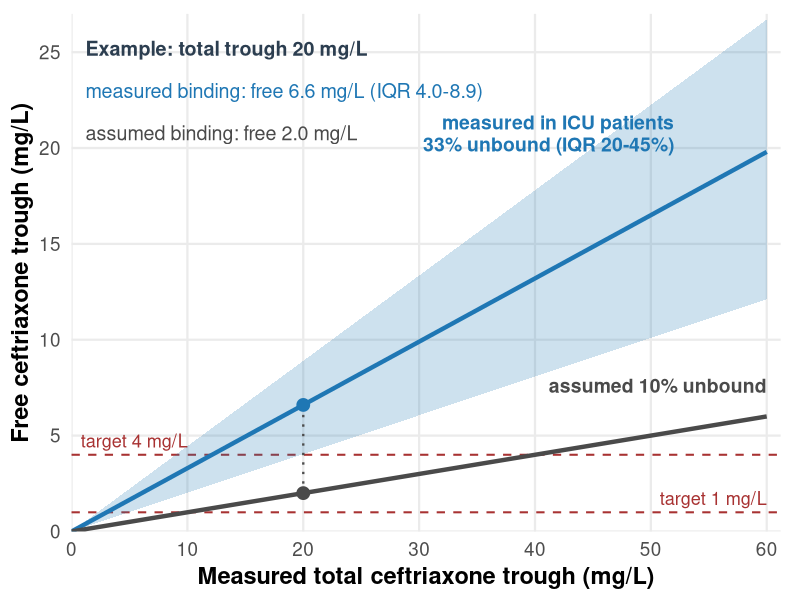

The R source for this figure:
# =============================================================================
# Same total ceftriaxone trough, different free trough: what a fixed unbound
# fraction hides. Pure arithmetic on published summary statistics:
#   fixed fu = 10 %  (mid-point of published binding 83-96 %, tabulated in Wong 2013)
#   ICU fu   = 33.0 % median, IQR 20.2-44.5 % (Schleibinger 2015, BJCP, n = 20)
#   Targets: unbound trough > 1 and > 4 mg/L (targets used by Gijsen 2021)
# Simplification: fu is treated as concentration-independent within a patient;
# ceftriaxone binding is saturable, so true fu rises further at high totals.
# =============================================================================
suppressPackageStartupMessages({library(dplyr); library(ggplot2)})

col_meas <- "#1f77b4"; col_ref <- "#4a4a4a"; col_tgt <- "#a83232"
df <- tibble(total = seq(0, 60, by = 0.5)) |>
  mutate(fixed = 0.10 * total, med = 0.330 * total,
         lo = 0.202 * total, hi = 0.445 * total)
ex <- 20   # worked example: total trough 20 mg/L

p <- ggplot(df, aes(total)) +
  geom_hline(yintercept = c(1, 4), linetype = "dashed", color = col_tgt, linewidth = 0.7) +
  annotate("text", x = 60, y = 1.75, label = "target 1 mg/L", hjust = 1, color = col_tgt, size = 4.6) +
  annotate("text", x = 0.8, y = 4.75, label = "target 4 mg/L", hjust = 0, color = col_tgt, size = 4.6) +
  geom_ribbon(aes(ymin = lo, ymax = hi), fill = col_meas, alpha = 0.22) +
  geom_line(aes(y = med), color = col_meas, linewidth = 1.5) +
  geom_line(aes(y = fixed), color = col_ref, linewidth = 1.5) +
  annotate("segment", x = ex, xend = ex, y = 0.10 * ex, yend = 0.330 * ex,
           linetype = "dotted", color = "grey30", linewidth = 0.8) +
  annotate("point", x = ex, y = 0.10 * ex, color = col_ref, size = 4) +
  annotate("point", x = ex, y = 0.330 * ex, color = col_meas, size = 4) +
  annotate("text", x = 1.2, y = 25.2, hjust = 0, size = 5.0, color = "#2c3e50", fontface = "bold",
           label = sprintf("Example: total trough %d mg/L", ex)) +
  annotate("text", x = 1.2, y = 23.0, hjust = 0, size = 5.0, color = col_meas,
           label = sprintf("measured binding: free %.1f mg/L (IQR %.1f-%.1f)", 0.330 * ex, 0.202 * ex, 0.445 * ex)) +
  annotate("text", x = 1.2, y = 20.8, hjust = 0, size = 5.0, color = col_ref,
           label = sprintf("assumed binding: free %.1f mg/L", 0.10 * ex)) +
  annotate("text", x = 52, y = 0.330 * 52 + 3.6, hjust = 1, size = 4.9, color = col_meas, fontface = "bold",
           label = "measured in ICU patients\n33% unbound (IQR 20-45%)", lineheight = 0.95) +
  annotate("text", x = 60, y = 7.6, hjust = 1, size = 4.9, color = col_ref, fontface = "bold",
           label = "assumed 10% unbound") +
  scale_x_continuous(breaks = seq(0, 60, 10), expand = expansion(mult = c(0, 0.02))) +
  scale_y_continuous(breaks = seq(0, 25, 5), limits = c(0, 27), expand = c(0, 0)) +
  labs(x = "Measured total ceftriaxone trough (mg/L)",
       y = "Free ceftriaxone trough (mg/L)") +
  theme_minimal(base_size = 17) +
  theme(panel.grid.minor = element_blank(),
        axis.title = element_text(face = "bold"), plot.margin = margin(10, 14, 8, 8))

ggsave("figures/total_to_free_trough.png", p, width = 10.5, height = 5.6, dpi = 200, bg = "white")
